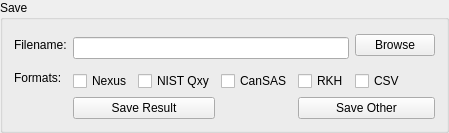
          <widget class="QGroupBox" name="groupBox_5">
           <property name="title">
            <string>Save</string>
           </property>
           <layout class="QGridLayout" name="gridLayout">
            <item row="0" column="5" rowspan="2">
             <widget class="QPushButton" name="saveFilename_btn">
              <property name="minimumSize">
               <size>
                <width>0</width>
                <height>0</height>
               </size>
              </property>
              <property name="toolTip">
               <string>Save the output workspace to this file</string>
              </property>
              <property name="text">
               <string>Browse</string>
              </property>
             </widget>
            </item>
            <item row="3" column="5">
             <widget class="QCheckBox" name="saveCSV_check">
              <property name="toolTip">
               <string>Select one or more file formats</string>
              </property>
              <property name="text">
               <string>CSV</string>
              </property>
             </widget>
            </item>
            <item row="3" column="4">
             <widget class="QCheckBox" name="saveRKH_check">
              <property name="toolTip">
               <string>Select one or more file formats</string>
              </property>
              <property name="text">
               <string>RKH</string>
              </property>
             </widget>
            </item>
            <item row="3" column="3">
             <widget class="QCheckBox" name="saveCan_check">
              <property name="toolTip">
               <string>Select one or more file formats</string>
              </property>
              <property name="text">
               <string>CanSAS</string>
              </property>
             </widget>
            </item>
            <item row="3" column="1">
             <widget class="QCheckBox" name="saveNex_check">
              <property name="toolTip">
               <string>Select one or more file formats</string>
              </property>
              <property name="text">
               <string>Nexus</string>
              </property>
             </widget>
            </item>
            <item row="0" column="0" rowspan="2">
             <widget class="QLabel" name="label_58">
              <property name="toolTip">
               <string>Save the output workspace to this file</string>
              </property>
              <property name="text">
               <string>Filename:</string>
              </property>
             </widget>
            </item>
            <item row="2" column="0" rowspan="2">
             <widget class="QLabel" name="label_64">
              <property name="toolTip">
               <string>Select one or more file formats</string>
              </property>
              <property name="text">
               <string>Formats:</string>
              </property>
             </widget>
            </item>
            <item row="4" column="1" colspan="2">
             <widget class="QPushButton" name="saveDefault_btn">
              <property name="toolTip">
               <string>Save the workspace from a single run file reduction</string>
              </property>
              <property name="text">
               <string>Save Result</string>
              </property>
             </widget>
            </item>
            <item row="1" column="1" colspan="4">
             <widget class="QLineEdit" name="outfile_edit">
              <property name="toolTip">
               <string>Save the output workspace to this file</string>
              </property>
             </widget>
            </item>
            <item row="4" column="4" colspan="2">
             <widget class="QPushButton" name="saveSel_btn">
              <property name="toolTip">
               <string>Save multiple workspaces</string>
              </property>
              <property name="text">
               <string>Save Other</string>
              </property>
             </widget>
            </item>
            <item row="3" column="2">
             <widget class="QCheckBox" name="saveNIST_Qxy_check">
              <property name="text">
               <string>NIST Qxy</string>
              </property>
             </widget>
            </item>
           </layout>
          </widget>
